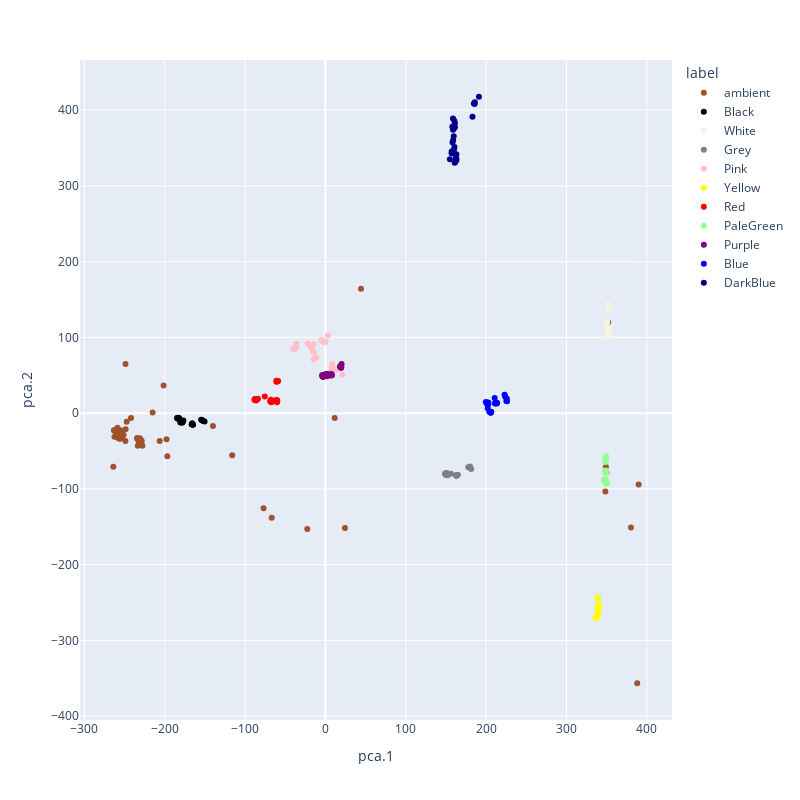

The notebook cell this image was saved under:
### Code cell
def pca_transform_2d(data, columns = ['r', 'g', 'b']):
    from sklearn.decomposition import PCA
  
    pca = PCA(2)
    data = data.dropna(subset=columns)
    
    X = data[columns]
    dd = pca.fit_transform(X)
    df = pandas.DataFrame(dd, columns=['pca.1', 'pca.2'], index=data.index)
    return df

def plot_colors_2d(data, color_map={}):

    pca_data = pca_transform_2d(data)
    modded = pandas.merge(data, pca_data, right_index=True, left_index=True).reset_index()
    
    import plotly.express
    # FIXME: plot with (approximately) correct colors
    fig = plotly.express.scatter(modded, x='pca.1', y='pca.2',
                                 color='label',
                                 hover_data=['filename'],
                                 color_discrete_map=color_map,
                                 height=800, width=800)
    return fig

fig = plot_colors_2d(labeled_data, color_map=cards_color_map)
fig

### Figure 1 — Plotly figure (JSON) as saved in the notebook; plotly's stock layout.template omitted (floating-point values rounded to 4 significant figures; data arrays with more than 128 entries replaced by an {"elided": "..."} marker saying what was removed)
{"data": [{"customdata": {"elided": "211x1 str values"}, "hovertemplate": "label=ambient<br>pca.1=%{x}<br>pca.2=%{y}<br>filename=%{customdata[0]}<extra></extra>", "legendgroup": "ambient", "marker": {"color": "Sienna", "symbol": "circle"}, "mode": "markers", "name": "ambient", "orientation": "v", "showlegend": true, "type": "scatter", "x": {"elided": "211 float values"}, "xaxis": "x", "y": {"elided": "211 float values"}, "yaxis": "y"}, {"customdata": [["cards-2hz-100ms-2.csv"], ["cards-2hz-100ms-2.csv"], ["cards-2hz-100ms-2.csv"], ["cards-2hz-100ms-2.csv"], ["cards-2hz-100ms-2.csv"], ["cards-2hz-100ms-5.csv"], ["cards-2hz-100ms-5.csv"], ["cards-2hz-100ms-5.csv"], ["cards-2hz-100ms-5.csv"], ["cards-2hz-100ms-5.csv"], ["cards-2hz-100ms-5.csv"], ["cards-2hz-100ms-5.csv"], ["cards-2hz-100ms-3.csv"], ["cards-2hz-100ms-3.csv"], ["cards-2hz-100ms-3.csv"], ["cards-2hz-100ms-3.csv"], ["cards-2hz-100ms-3.csv"], ["cards-2hz-100ms-3.csv"], ["cards-2hz-100ms-3.csv"], ["cards-2hz-100ms-3.csv"], ["cards-2hz-100ms-4.csv"], ["cards-2hz-100ms-4.csv"], ["cards-2hz-100ms-4.csv"], ["cards-2hz-100ms-4.csv"], ["cards-2hz-100ms-4.csv"], ["cards-2hz-100ms-4.csv"], ["cards-2hz-100ms-4.csv"], ["cards-2hz-100ms-4.csv"], ["cards-2hz-100ms-4.csv"]], "hovertemplate": "label=Black<br>pca.1=%{x}<br>pca.2=%{y}<br>filename=%{customdata[0]}<extra></extra>", "legendgroup": "Black", "marker": {"color": "Black", "symbol": "circle"}, "mode": "markers", "name": "Black", "orientation": "v", "showlegend": true, "type": "scatter", "x": [-150.5, -153.1, -153.1, -154.7, -153.1, -164.7, -165.8, -165.4, -165.4, -166.3, -165.8, -166.3, -182.0, -184.1, -182.0, -183.5, -183.6, -184.5, -184.4, -183.0, -180.6, -178.6, -179.2, -179.1, -178.3, -179.0, -178.2, -177.6, -176.8], "xaxis": "x", "y": [-11.02, -9.565, -9.565, -8.676, -9.565, -15.47, -13.72, -15.07, -15.07, -14.59, -13.72, -14.59, -7.889, -6.762, -6.781, -7.082, -7.0, -6.514, -6.597, -6.212, -12.21, -11.03, -11.82, -11.9, -12.31, -11.99, -12.39, -11.6, -9.874], "yaxis": "y"}, {"customdata": [["cards-2hz-100ms-2.csv"], ["cards-2hz-100ms-2.csv"], ["cards-2hz-100ms-2.csv"], ["cards-2hz-100ms-2.csv"], ["cards-2hz-100ms-2.csv"], ["cards-2hz-100ms-2.csv"], ["cards-2hz-100ms-5.csv"], ["cards-2hz-100ms-5.csv"], ["cards-2hz-100ms-5.csv"], ["cards-2hz-100ms-5.csv"], ["cards-2hz-100ms-5.csv"], ["cards-2hz-100ms-5.csv"], ["cards-2hz-100ms-3.csv"], ["cards-2hz-100ms-3.csv"], ["cards-2hz-100ms-3.csv"], ["cards-2hz-100ms-3.csv"], ["cards-2hz-100ms-3.csv"], ["cards-2hz-100ms-3.csv"], ["cards-2hz-100ms-3.csv"], ["cards-2hz-100ms-4.csv"], ["cards-2hz-100ms-4.csv"], ["cards-2hz-100ms-4.csv"], ["cards-2hz-100ms-4.csv"], ["cards-2hz-100ms-4.csv"], ["cards-2hz-100ms-4.csv"], ["cards-2hz-100ms-4.csv"]], "hovertemplate": "label=White<br>pca.1=%{x}<br>pca.2=%{y}<br>filename=%{customdata[0]}<extra></extra>", "legendgroup": "White", "marker": {"color": "Beige", "symbol": "circle"}, "mode": "markers", "name": "White", "orientation": "v", "showlegend": true, "type": "scatter", "x": [352.2, 352.2, 352.2, 352.2, 352.2, 351.7, 349.8, 350.0, 350.5, 349.9, 350.0, 349.9, 352.4, 352.6, 351.8, 352.4, 351.2, 352.2, 351.3, 351.1, 351.3, 351.4, 351.4, 351.8, 351.8, 351.3], "xaxis": "x", "y": [139.0, 139.0, 139.0, 141.3, 141.3, 143.9, 121.0, 119.7, 120.6, 119.8, 119.7, 115.2, 109.3, 111.4, 111.9, 109.3, 108.8, 110.6, 111.0, 100.9, 100.7, 102.9, 102.9, 101.6, 101.6, 100.7], "yaxis": "y"}, {"customdata": [["cards-2hz-100ms-2.csv"], ["cards-2hz-100ms-2.csv"], ["cards-2hz-100ms-2.csv"], ["cards-2hz-100ms-2.csv"], ["cards-2hz-100ms-2.csv"], ["cards-2hz-100ms-2.csv"], ["cards-2hz-100ms-5.csv"], ["cards-2hz-100ms-5.csv"], ["cards-2hz-100ms-5.csv"], ["cards-2hz-100ms-5.csv"], ["cards-2hz-100ms-5.csv"], ["cards-2hz-100ms-5.csv"], ["cards-2hz-100ms-3.csv"], ["cards-2hz-100ms-3.csv"], ["cards-2hz-100ms-3.csv"], ["cards-2hz-100ms-3.csv"], ["cards-2hz-100ms-3.csv"], ["cards-2hz-100ms-3.csv"], ["cards-2hz-100ms-3.csv"], ["cards-2hz-100ms-3.csv"], ["cards-2hz-100ms-3.csv"], ["cards-2hz-100ms-4.csv"], ["cards-2hz-100ms-4.csv"], ["cards-2hz-100ms-4.csv"], ["cards-2hz-100ms-4.csv"], ["cards-2hz-100ms-4.csv"], ["cards-2hz-100ms-4.csv"], ["cards-2hz-100ms-4.csv"]], "hovertemplate": "label=Grey<br>pca.1=%{x}<br>pca.2=%{y}<br>filename=%{customdata[0]}<extra></extra>", "legendgroup": "Grey", "marker": {"color": "Grey", "symbol": "circle"}, "mode": "markers", "name": "Grey", "orientation": "v", "showlegend": true, "type": "scatter", "x": [177.7, 179.4, 181.4, 179.3, 179.9, 179.4, 164.7, 162.8, 163.3, 163.1, 164.1, 162.8, 149.2, 149.3, 150.6, 150.6, 150.7, 151.1, 151.1, 151.2, 156.1, 150.8, 151.2, 150.3, 150.3, 150.2, 152.0, 149.1], "xaxis": "x", "y": [-71.5, -71.37, -73.61, -71.29, -70.5, -71.37, -81.31, -82.56, -81.69, -81.53, -82.1, -82.56, -80.5, -80.59, -80.12, -80.12, -80.2, -79.25, -79.25, -79.33, -79.87, -80.28, -81.64, -81.15, -81.15, -81.07, -82.13, -79.31], "yaxis": "y"}, {"customdata": [["cards-2hz-100ms-2.csv"], ["cards-2hz-100ms-2.csv"], ["cards-2hz-100ms-2.csv"], ["cards-2hz-100ms-2.csv"], ["cards-2hz-100ms-2.csv"], ["cards-2hz-100ms-2.csv"], ["cards-2hz-100ms-5.csv"], ["cards-2hz-100ms-5.csv"], ["cards-2hz-100ms-5.csv"], ["cards-2hz-100ms-5.csv"], ["cards-2hz-100ms-5.csv"], ["cards-2hz-100ms-5.csv"], ["cards-2hz-100ms-5.csv"], ["cards-2hz-100ms-3.csv"], ["cards-2hz-100ms-3.csv"], ["cards-2hz-100ms-3.csv"], ["cards-2hz-100ms-3.csv"], ["cards-2hz-100ms-3.csv"], ["cards-2hz-100ms-3.csv"], ["cards-2hz-100ms-3.csv"], ["cards-2hz-100ms-3.csv"], ["cards-2hz-100ms-4.csv"], ["cards-2hz-100ms-4.csv"], ["cards-2hz-100ms-4.csv"], ["cards-2hz-100ms-4.csv"], ["cards-2hz-100ms-4.csv"], ["cards-2hz-100ms-4.csv"], ["cards-2hz-100ms-4.csv"], ["cards-2hz-100ms-4.csv"]], "hovertemplate": "label=Pink<br>pca.1=%{x}<br>pca.2=%{y}<br>filename=%{customdata[0]}<extra></extra>", "legendgroup": "Pink", "marker": {"color": "Pink", "symbol": "circle"}, "mode": "markers", "name": "Pink", "orientation": "v", "showlegend": true, "type": "scatter", "x": [-4.922, -1.219, -2.943, -3.059, 0.1366, 3.078, -36.26, -38.11, -37.74, -39.96, -39.09, -39.09, -36.02, 7.124, 7.609, 8.348, 8.478, 12.28, 10.7, 7.862, 21.05, -14.6, -11.53, -14.74, -15.85, -17.33, -18.94, -22.27, -14.64], "xaxis": "x", "y": [97.02, 93.8, 94.77, 94.85, 94.18, 102.8, 87.6, 86.35, 84.99, 85.1, 84.61, 84.61, 92.06, 56.31, 54.87, 60.19, 64.73, 56.81, 56.59, 61.63, 50.76, 70.76, 73.58, 79.98, 81.74, 87.16, 88.05, 92.22, 91.35], "yaxis": "y"}, {"customdata": [["cards-2hz-100ms-2.csv"], ["cards-2hz-100ms-2.csv"], ["cards-2hz-100ms-2.csv"], ["cards-2hz-100ms-2.csv"], ["cards-2hz-100ms-2.csv"], ["cards-2hz-100ms-5.csv"], ["cards-2hz-100ms-5.csv"], ["cards-2hz-100ms-5.csv"], ["cards-2hz-100ms-5.csv"], ["cards-2hz-100ms-5.csv"], ["cards-2hz-100ms-5.csv"], ["cards-2hz-100ms-3.csv"], ["cards-2hz-100ms-3.csv"], ["cards-2hz-100ms-3.csv"], ["cards-2hz-100ms-3.csv"], ["cards-2hz-100ms-3.csv"], ["cards-2hz-100ms-3.csv"], ["cards-2hz-100ms-3.csv"], ["cards-2hz-100ms-4.csv"], ["cards-2hz-100ms-4.csv"], ["cards-2hz-100ms-4.csv"], ["cards-2hz-100ms-4.csv"], ["cards-2hz-100ms-4.csv"], ["cards-2hz-100ms-4.csv"], ["cards-2hz-100ms-4.csv"]], "hovertemplate": "label=Yellow<br>pca.1=%{x}<br>pca.2=%{y}<br>filename=%{customdata[0]}<extra></extra>", "legendgroup": "Yellow", "marker": {"color": "Yellow", "symbol": "circle"}, "mode": "markers", "name": "Yellow", "orientation": "v", "showlegend": true, "type": "scatter", "x": [338.8, 339.4, 339.3, 339.3, 339.3, 337.4, 337.4, 337.1, 337.1, 337.0, 336.9, 340.2, 339.7, 339.8, 339.2, 339.0, 339.5, 338.7, 339.5, 339.0, 340.1, 339.0, 339.8, 339.4, 339.5], "xaxis": "x", "y": [-245.1, -244.3, -244.2, -244.2, -244.2, -268.3, -270.6, -270.4, -270.4, -269.3, -269.2, -258.4, -256.9, -259.3, -260.1, -258.8, -258.0, -257.6, -263.7, -256.5, -253.7, -254.2, -254.7, -255.6, -261.4], "yaxis": "y"}, {"customdata": [["cards-2hz-100ms-2.csv"], ["cards-2hz-100ms-2.csv"], ["cards-2hz-100ms-2.csv"], ["cards-2hz-100ms-2.csv"], ["cards-2hz-100ms-2.csv"], ["cards-2hz-100ms-5.csv"], ["cards-2hz-100ms-5.csv"], ["cards-2hz-100ms-5.csv"], ["cards-2hz-100ms-5.csv"], ["cards-2hz-100ms-5.csv"], ["cards-2hz-100ms-5.csv"], ["cards-2hz-100ms-5.csv"], ["cards-2hz-100ms-3.csv"], ["cards-2hz-100ms-3.csv"], ["cards-2hz-100ms-3.csv"], ["cards-2hz-100ms-3.csv"], ["cards-2hz-100ms-3.csv"], ["cards-2hz-100ms-3.csv"], ["cards-2hz-100ms-3.csv"], ["cards-2hz-100ms-3.csv"], ["cards-2hz-100ms-4.csv"], ["cards-2hz-100ms-4.csv"], ["cards-2hz-100ms-4.csv"], ["cards-2hz-100ms-4.csv"], ["cards-2hz-100ms-4.csv"], ["cards-2hz-100ms-4.csv"], ["cards-2hz-100ms-4.csv"], ["cards-2hz-100ms-4.csv"]], "hovertemplate": "label=Red<br>pca.1=%{x}<br>pca.2=%{y}<br>filename=%{customdata[0]}<extra></extra>", "legendgroup": "Red", "marker": {"color": "Red", "symbol": "circle"}, "mode": "markers", "name": "Red", "orientation": "v", "showlegend": true, "type": "scatter", "x": [-60.01, -60.99, -60.01, -60.87, -60.25, -60.33, -61.08, -60.33, -60.83, -60.33, -60.22, -58.86, -66.47, -67.58, -67.45, -68.06, -67.71, -66.97, -68.81, -75.47, -84.7, -84.09, -85.45, -85.94, -87.78, -88.16, -88.16, -86.43], "xaxis": "x", "y": [16.66, 17.23, 16.66, 17.15, 14.52, 42.21, 42.62, 42.21, 41.34, 42.21, 42.13, 42.51, 15.87, 14.21, 16.44, 15.65, 17.71, 15.0, 16.05, 22.08, 18.12, 18.91, 18.53, 17.66, 18.71, 17.76, 17.76, 16.79], "yaxis": "y"}, {"customdata": [["cards-2hz-100ms-2.csv"], ["cards-2hz-100ms-2.csv"], ["cards-2hz-100ms-2.csv"], ["cards-2hz-100ms-2.csv"], ["cards-2hz-100ms-5.csv"], ["cards-2hz-100ms-5.csv"], ["cards-2hz-100ms-5.csv"], ["cards-2hz-100ms-5.csv"], ["cards-2hz-100ms-5.csv"], ["cards-2hz-100ms-5.csv"], ["cards-2hz-100ms-5.csv"], ["cards-2hz-100ms-5.csv"], ["cards-2hz-100ms-3.csv"], ["cards-2hz-100ms-3.csv"], ["cards-2hz-100ms-3.csv"], ["cards-2hz-100ms-3.csv"], ["cards-2hz-100ms-3.csv"], ["cards-2hz-100ms-3.csv"], ["cards-2hz-100ms-3.csv"], ["cards-2hz-100ms-3.csv"], ["cards-2hz-100ms-4.csv"], ["cards-2hz-100ms-4.csv"], ["cards-2hz-100ms-4.csv"], ["cards-2hz-100ms-4.csv"], ["cards-2hz-100ms-4.csv"], ["cards-2hz-100ms-4.csv"], ["cards-2hz-100ms-4.csv"]], "hovertemplate": "label=PaleGreen<br>pca.1=%{x}<br>pca.2=%{y}<br>filename=%{customdata[0]}<extra></extra>", "legendgroup": "PaleGreen", "marker": {"color": "PaleGreen", "symbol": "circle"}, "mode": "markers", "name": "PaleGreen", "orientation": "v", "showlegend": true, "type": "scatter", "x": [348.5, 349.0, 348.1, 349.2, 348.6, 348.9, 349.4, 348.6, 348.6, 348.7, 348.9, 348.7, 350.4, 349.9, 349.8, 349.5, 349.0, 349.0, 349.0, 348.8, 347.7, 347.1, 347.5, 346.7, 347.0, 346.7, 346.6], "xaxis": "x", "y": [-64.65, -61.47, -60.98, -57.02, -76.0, -77.36, -76.49, -76.0, -76.0, -76.09, -77.36, -78.4, -91.93, -92.8, -92.71, -91.36, -92.23, -92.23, -92.23, -87.62, -89.28, -88.96, -88.01, -87.6, -88.88, -87.6, -87.52], "yaxis": "y"}, {"customdata": [["cards-2hz-100ms-2.csv"], ["cards-2hz-100ms-2.csv"], ["cards-2hz-100ms-2.csv"], ["cards-2hz-100ms-2.csv"], ["cards-2hz-100ms-2.csv"], ["cards-2hz-100ms-2.csv"], ["cards-2hz-100ms-5.csv"], ["cards-2hz-100ms-5.csv"], ["cards-2hz-100ms-5.csv"], ["cards-2hz-100ms-5.csv"], ["cards-2hz-100ms-5.csv"], ["cards-2hz-100ms-5.csv"], ["cards-2hz-100ms-5.csv"], ["cards-2hz-100ms-3.csv"], ["cards-2hz-100ms-3.csv"], ["cards-2hz-100ms-3.csv"], ["cards-2hz-100ms-3.csv"], ["cards-2hz-100ms-3.csv"], ["cards-2hz-100ms-3.csv"], ["cards-2hz-100ms-3.csv"], ["cards-2hz-100ms-3.csv"], ["cards-2hz-100ms-4.csv"], ["cards-2hz-100ms-4.csv"], ["cards-2hz-100ms-4.csv"], ["cards-2hz-100ms-4.csv"], ["cards-2hz-100ms-4.csv"], ["cards-2hz-100ms-4.csv"], ["cards-2hz-100ms-4.csv"], ["cards-2hz-100ms-4.csv"], ["cards-2hz-100ms-4.csv"]], "hovertemplate": "label=Purple<br>pca.1=%{x}<br>pca.2=%{y}<br>filename=%{customdata[0]}<extra></extra>", "legendgroup": "Purple", "marker": {"color": "Purple", "symbol": "circle"}, "mode": "markers", "name": "Purple", "orientation": "v", "showlegend": true, "type": "scatter", "x": [19.24, 18.01, 19.73, 18.87, 19.48, 20.09, 7.48, 6.125, 7.734, 7.85, 7.85, 6.871, 6.495, -2.492, -3.847, -3.963, -3.593, -3.709, -2.731, -2.731, -2.846, 1.342, 2.204, 1.712, 2.089, 1.712, 2.089, -0.01314, 1.712, 2.313], "xaxis": "x", "y": [59.65, 61.49, 60.52, 61.01, 61.79, 64.89, 51.51, 51.13, 50.24, 50.16, 50.16, 50.73, 49.77, 50.26, 49.88, 49.96, 48.61, 48.69, 48.12, 48.12, 48.2, 51.58, 51.1, 50.23, 51.18, 50.23, 51.18, 51.2, 50.23, 48.71], "yaxis": "y"}, {"customdata": [["cards-2hz-100ms-2.csv"], ["cards-2hz-100ms-2.csv"], ["cards-2hz-100ms-2.csv"], ["cards-2hz-100ms-2.csv"], ["cards-2hz-100ms-2.csv"], ["cards-2hz-100ms-5.csv"], ["cards-2hz-100ms-5.csv"], ["cards-2hz-100ms-5.csv"], ["cards-2hz-100ms-5.csv"], ["cards-2hz-100ms-5.csv"], ["cards-2hz-100ms-5.csv"], ["cards-2hz-100ms-5.csv"], ["cards-2hz-100ms-3.csv"], ["cards-2hz-100ms-3.csv"], ["cards-2hz-100ms-3.csv"], ["cards-2hz-100ms-3.csv"], ["cards-2hz-100ms-3.csv"], ["cards-2hz-100ms-3.csv"], ["cards-2hz-100ms-3.csv"], ["cards-2hz-100ms-3.csv"], ["cards-2hz-100ms-4.csv"], ["cards-2hz-100ms-4.csv"], ["cards-2hz-100ms-4.csv"], ["cards-2hz-100ms-4.csv"], ["cards-2hz-100ms-4.csv"], ["cards-2hz-100ms-4.csv"], ["cards-2hz-100ms-4.csv"], ["cards-2hz-100ms-4.csv"], ["cards-2hz-100ms-4.csv"]], "hovertemplate": "label=Blue<br>pca.1=%{x}<br>pca.2=%{y}<br>filename=%{customdata[0]}<extra></extra>", "legendgroup": "Blue", "marker": {"color": "Blue", "symbol": "circle"}, "mode": "markers", "name": "Blue", "orientation": "v", "showlegend": true, "type": "scatter", "x": [225.9, 225.2, 225.7, 223.7, 223.0, 213.6, 213.0, 212.8, 212.4, 210.9, 211.4, 210.6, 205.7, 205.7, 205.7, 206.3, 205.7, 203.9, 206.2, 202.0, 202.7, 202.2, 201.4, 201.7, 202.6, 201.7, 200.8, 201.6, 199.6], "xaxis": "x", "y": [15.68, 16.09, 19.27, 21.51, 24.22, 13.51, 12.72, 14.0, 13.04, 12.74, 13.61, 19.82, 0.8736, 0.8736, 0.8736, 1.661, 0.8736, 1.845, 1.744, 6.399, 14.03, 13.16, 13.65, 12.29, 11.8, 12.29, 12.86, 12.37, 14.62], "yaxis": "y"}, {"customdata": [["cards-2hz-100ms-2.csv"], ["cards-2hz-100ms-2.csv"], ["cards-2hz-100ms-2.csv"], ["cards-2hz-100ms-2.csv"], ["cards-2hz-100ms-2.csv"], ["cards-2hz-100ms-5.csv"], ["cards-2hz-100ms-5.csv"], ["cards-2hz-100ms-5.csv"], ["cards-2hz-100ms-5.csv"], ["cards-2hz-100ms-5.csv"], ["cards-2hz-100ms-5.csv"], ["cards-2hz-100ms-5.csv"], ["cards-2hz-100ms-3.csv"], ["cards-2hz-100ms-3.csv"], ["cards-2hz-100ms-3.csv"], ["cards-2hz-100ms-3.csv"], ["cards-2hz-100ms-3.csv"], ["cards-2hz-100ms-3.csv"], ["cards-2hz-100ms-3.csv"], ["cards-2hz-100ms-3.csv"], ["cards-2hz-100ms-4.csv"], ["cards-2hz-100ms-4.csv"], ["cards-2hz-100ms-4.csv"], ["cards-2hz-100ms-4.csv"], ["cards-2hz-100ms-4.csv"], ["cards-2hz-100ms-4.csv"], ["cards-2hz-100ms-4.csv"], ["cards-2hz-100ms-4.csv"]], "hovertemplate": "label=DarkBlue<br>pca.1=%{x}<br>pca.2=%{y}<br>filename=%{customdata[0]}<extra></extra>", "legendgroup": "DarkBlue", "marker": {"color": "DarkBlue", "symbol": "circle"}, "mode": "markers", "name": "DarkBlue", "orientation": "v", "showlegend": true, "type": "scatter", "x": [183.0, 184.7, 185.7, 185.9, 191.0, 160.7, 161.5, 162.9, 162.6, 163.0, 162.3, 162.9, 154.9, 157.0, 157.1, 160.0, 160.6, 158.2, 158.9, 159.7, 158.8, 157.9, 161.0, 160.6, 161.1, 160.4, 160.4, 158.8], "xaxis": "x", "y": [391.3, 408.7, 408.1, 410.3, 417.6, 330.5, 331.2, 333.8, 335.2, 336.1, 338.8, 341.9, 335.0, 343.0, 345.3, 348.2, 351.3, 357.3, 360.3, 365.6, 374.1, 378.0, 377.4, 376.5, 383.1, 380.1, 385.8, 389.0], "yaxis": "y"}], "layout": {"height": 800, "legend": {"title": {"text": "label"}, "tracegroupgap": 0}, "margin": {"t": 60}, "width": 800, "xaxis": {"anchor": "y", "autorange": true, "domain": [0, 1], "range": [-305.4, 431.3], "title": {"text": "pca.1"}, "type": "linear"}, "yaxis": {"anchor": "x", "autorange": true, "domain": [0, 1], "range": [-405.0, 466.1], "title": {"text": "pca.2"}, "type": "linear"}}}
